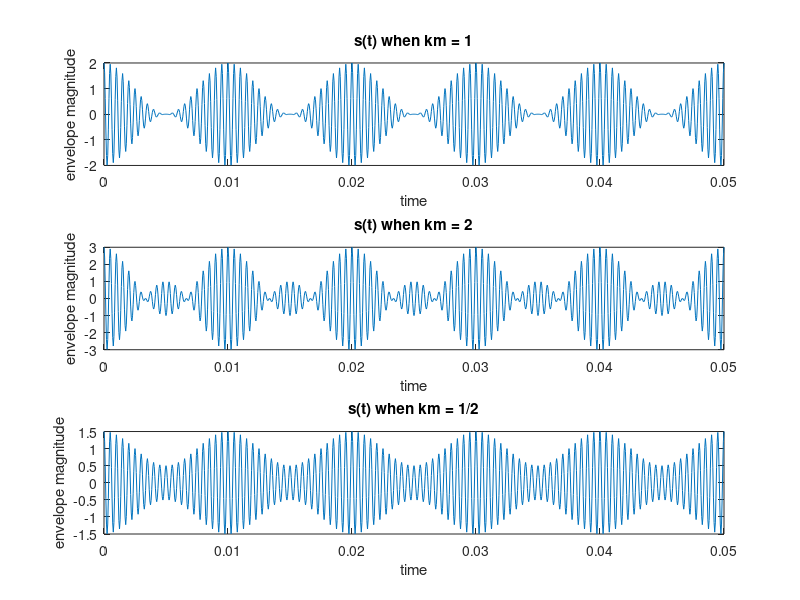
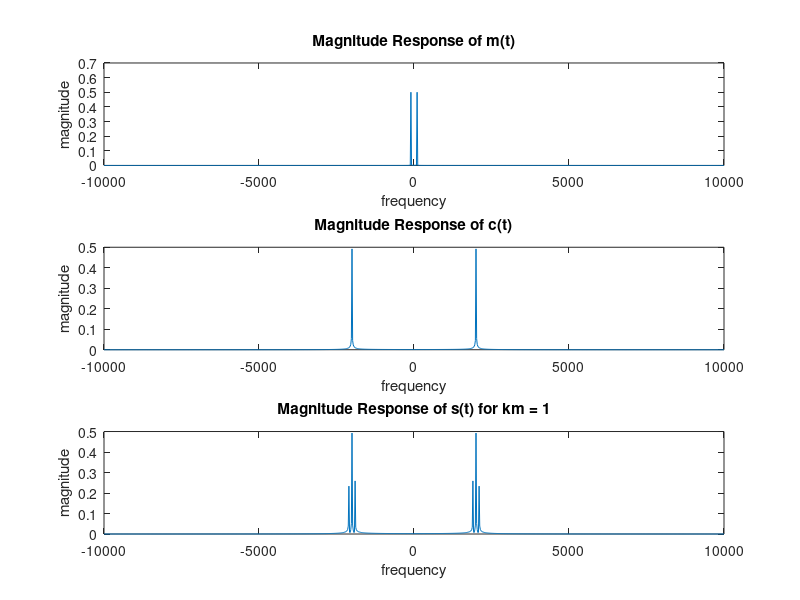
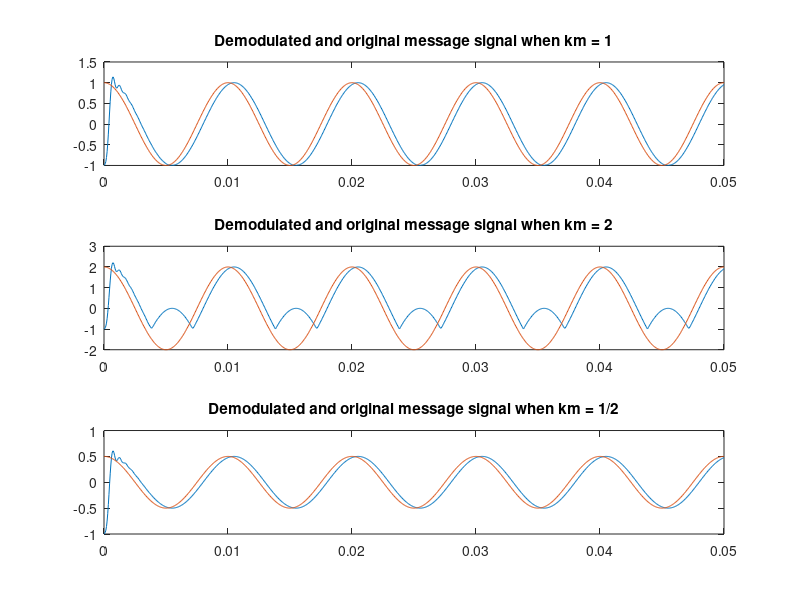

MATLAB code for these plots, in order:
% Amplitude Modulation
Fs = 20000;
t = 0:1/Fs:0.05;
fm = 100;
fc =  2000;
km1 = 1;
km2 = 2;
km3 = 1/2;
Ac = 1;
n = 10;
m1 = Ac.*cos(2*pi*fm*t);
m2 = Ac*km2.*cos(2*pi*fm*t);   
m3 = Ac*km3.*cos(2*pi*fm*t);

c = Ac.*cos(2*pi*fc*t);
s1 = Ac.*(1 + km1.*cos(2*pi*fm*t)).*cos(2*pi*fc*t);
s2 = Ac.*(1 + km2.*cos(2*pi*fm*t)).*cos(2*pi*fc*t);
s3 = Ac.*(1 + km3.*cos(2*pi*fm*t)).*cos(2*pi*fc*t);

N = 1001;
w = linspace(-Fs/2,Fs/2,N);

figure(1)
subplot(311)
plot(t,s1)
title('s(t) when km = 1')
xlabel('time')
ylabel('envelope magnitude')

subplot(312)
plot(t,s2)
title('s(t) when km = 2')
xlabel('time')
ylabel('envelope magnitude')

subplot(313)
plot(t,s3)
title('s(t) when km = 1/2')
xlabel('time')
ylabel('envelope magnitude')


figure(2)

subplot(311)
plot(w,abs(fftshift(fft(m1,N)/N)))
title('Magnitude Response of m(t)')
xlabel('frequency')
ylabel('magnitude')

subplot(312)
plot(w,abs(fftshift(fft(c,N)/N)))
title('Magnitude Response of c(t)')
xlabel('frequency')
ylabel('magnitude')

subplot(313)
plot(w,abs(fftshift(fft(s1,N)/N)))
title('Magnitude Response of s(t) for km = 1')
xlabel('frequency')
ylabel('magnitude')

x1 = 2.*s1.*s1;
x2 = 2.*s2.*s2;
x3 = 2.*s3.*s3;

[b1,a1] = butter(n,fc/(Fs/2),'low');
x1f = filter(b1,a1,x1);

[b2,a2] = butter(n,fc/(Fs/2),'low');
x2f = filter(b2,a2,x2);

[b3,a3] = butter(n,fc/(Fs/2),'low');
x3f = filter(b3,a3,x3);

x1d = sqrt(abs(x1f));
x2d = sqrt(abs(x2f));
x3d = sqrt(abs(x3f));

mh1 = x1d-1;
mh2 = x2d-1;
mh3 = x3d-1;

figure(3)
subplot(311)
plot(t,mh1)
hold on
plot(t,m1)
title('Demodulated and original message signal when km = 1')

subplot(312)
plot(t,mh2)
hold on
plot(t,m2)
title('Demodulated and original message signal when km = 2')

subplot(313)
plot(t,mh3)
hold on
plot(t,m3)
title('Demodulated and original message signal when km = 1/2')

